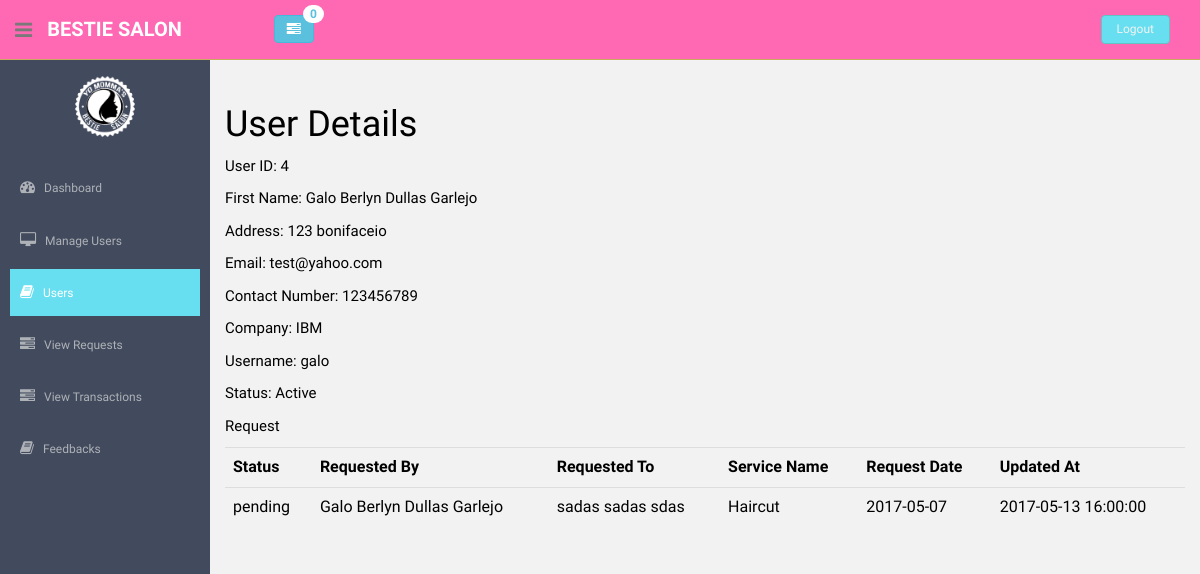
Page /admin/view_profile.php?idUsers=4 (signed in) on the committed database.
### tables this page shows
CREATE TABLE `user_details` (
  `idUser` int(11) NOT NULL,
  `firstName` varchar(255) NOT NULL,
  `middleName` varchar(255) DEFAULT NULL,
  `lastName` varchar(255) NOT NULL,
  `address` varchar(255) NOT NULL,
  `email` varchar(255) NOT NULL,
  `contactNumber` int(11) NOT NULL,
  `company` varchar(255) DEFAULT NULL,
  `created_at` timestamp NOT NULL DEFAULT CURRENT_TIMESTAMP ON UPDATE CURRENT_TIMESTAMP,
  `updated_at` timestamp NOT NULL DEFAULT '0000-00-00 00:00:00',
  `UserType` enum('SP','customer','admin','guest') DEFAULT NULL
);

CREATE TABLE `users` (
  `idUsers` int(11) NOT NULL,
  `UserName` varchar(255) NOT NULL,
  `Password` varchar(255) NOT NULL,
  `Status` enum('Active','Disabled','pending') NOT NULL DEFAULT 'pending'
);

CREATE TABLE `request` (
  `idrequest` int(11) NOT NULL,
  `status` enum('approve','reject','pending') NOT NULL DEFAULT 'pending',
  `requested_by` int(11) NOT NULL,
  `requested_to` int(11) NOT NULL,
  `service_id` int(11) NOT NULL,
  `request_date` varchar(10) NOT NULL,
  `updated_at` timestamp NULL DEFAULT NULL,
  `time_needed` varchar(7) DEFAULT NULL,
  `description` text
);

CREATE TABLE `services` (
  `service_id` int(11) NOT NULL,
  `service_name` varchar(45) DEFAULT NULL,
  `created_at` timestamp NOT NULL DEFAULT CURRENT_TIMESTAMP ON UPDATE CURRENT_TIMESTAMP,
  `service_description` text,
  `sp_id` int(11) NOT NULL
);

### admin/view_profile.php (the view, shortened to what this page needs)
<?php
include 'auth.php';
$idUsers = $_GET['idUsers'];
$notif_num = "SELECT * from notifications where read_at is null";
$notif_num_result = mysqli_query($conn,$notif_num);
?>
<html>
<head>
    <link href="../assets/css/bootstrap.css" rel="stylesheet">
    <link href="../assets/font-awesome/css/font-awesome.css" rel="stylesheet" />
    <link rel="stylesheet" type="text/css" href="../assets/css/zabuto_calendar.css">
    <link rel="stylesheet" type="text/css" href="../assets/js/gritter/css/jquery.gritter.css" />
    <link rel="stylesheet" type="text/css" href="../assets/lineicons/style.css">
    <link href="../assets/css/style.css" rel="stylesheet">
    <link href="../assets/css/style-responsive.css" rel="stylesheet">
    <link href="../css/placing.css" rel="stylesheet">
  </head>
        <body>
  <section id="container" >
      <header class="header black-bg">
              <div class="sidebar-toggle-box">
                  <div class="fa fa-bars tooltips" data-placement="right" data-original-title="Toggle Navigation"></div>
              </div>
            <a href="index.html" class="logo"><b>BESTIE SALON</b></a>
            <div class="nav notify-row" id="top_menu">
               <li> <button type="button" class="btn btn-info" data-toggle="modal" data-target="#myModal" style='float:right;'><i class="fa fa-tasks"></i><span class="badge bg-theme"><?php echo mysqli_num_rows($notif_num_result);?></span></button></li>
            </div>
            <div class="top-menu">
            	<ul class="nav pull-right top-menu">
                    <li><a class="logout" href="../logout.php">Logout</a></li>
            	</ul>
            </div>
        </header>
      <aside>
          <div id="sidebar"  class="nav-collapse ">
              <ul class="sidebar-menu" id="nav-accordion">
              	  <p class="centered"><img src="../assets/img/white.png" class="img-circle" width="60"></p>
                  <li class="mt">
                      <a href="../dashboard.php">
                          <i class="fa fa-dashboard"></i>
                          <span>Dashboard</span>
                      </a>
                  </li>
                  <li class="sub-menu">
                      <a href="manage_users.php" >
                          <i class="fa fa-desktop"></i>
                          <span>Manage Users</span>
                      </a>
                  </li>
                  <li class="sub-menu">
                      <a class="active" href="users.php" >
                          <i class="fa fa-book"></i>
                          <span>Users</span>
                      </a>
                     <li class="sub-menu">
                      <a href="viewRequests.php" >
                          <i class="fa fa-tasks"></i>
                          <span>View Requests</span>
                      </a>
                    <li class="sub-menu">
                        <a href="transactions.php">
                            <i class="fa fa-tasks"></i>
                            <span>View Transactions</span>
                        </a>
                  <li class="sub-menu">
                      <a href="feedback_log.php" >
                          <i class="fa fa-book"></i>
                          <span>Feedbacks</span>
                      </a>
              </ul>
          </div>
      </aside>
     <section id="main-content">
          <section class="wrapper site-min-height">
          	<div class="row mt">
          		<div class="col-lg-12">
<?php
$userDetails = "select idUsers, username, status, UserType, concat(firstname, ' ', middlename, ' ', lastname) as name, address, email, contactnumber, company from users inner join user_details on idUser = idUsers where idUsers = '$idUsers'";
$userDetailsQ = mysqli_query($conn, $userDetails) or die(mysqli_error($conn));
if ($userDetailsQ) {
	$row = mysqli_fetch_array($userDetailsQ, MYSQLI_ASSOC);
	$usersId = $row['idUsers'];
	$firstName = $row['name'];
	$address = $row['address'];
	$email = $row['email'];
	$contactNumber = $row['contactnumber'];
	$company = $row['company'];
	$userName = $row['username'];
	$status = $row['status'];
}   echo "<div id='goBlack' class-'container'>";
    echo "<h1>User Details</h1>";
	echo "<p>User ID: $usersId</p>";
	echo "<p>First Name: $firstName</p>";
	echo "<p>Address: $address </p>";
	echo "<p>Email: $email </p>";
	echo "<p>Contact Number: $contactNumber</p>";
	echo "<p>Company: $company</p>";
	echo "<p>Username: $userName</p>";
	echo "<p>Status: $status</p>";
	echo "<p>Request</p>";
    echo "</div>";
?>
<table class="table table-hover">
<tr>
	<th> Status </th>
	<th> Requested By </th>
	<th> Requested To </th>
	<th> Service Name </th>
	<th> Request Date </th>
	<th> Updated At </th>
</tr>
<?php
	$query = "Select * from request where requested_by='$idUsers'";
	$serviceQuery = "Select service_name from request natural join services order by request_date";
	$reqByQuery = "Select CONCAT(firstName,' ',middleName,' ',lastName) as reqBy from user_details join request where idUser = requested_by ORDER BY request_date";
	$reqToQuery = "Select CONCAT(firstName,' ',middleName,' ',lastName) as reqTo from user_details join request where idUser = requested_to ORDER BY request_date";
	$resultQ = mysqli_query($conn, $query) or die(mysqli_error($conn));
	$resultServiceQ = mysqli_query($conn, $serviceQuery) or die(mysqli_error($conn));
	$resultReqByQ = mysqli_query($conn, $reqByQuery) or die(mysqli_error($conn));
	$resultReqToQ = mysqli_query($conn, $reqToQuery) or die(mysqli_error($conn));
	while($row = mysqli_fetch_array($resultQ)){
			$serviceRow = mysqli_fetch_array($resultServiceQ);
			$reqByRow = mysqli_fetch_array($resultReqByQ);
			$reqToRow = mysqli_fetch_array($resultReqToQ);
		echo "<tr><td>" . $row['status'] . "</td>";
				echo "<td>" . $reqByRow['reqBy'] . "</td>";
				echo "<td>" . $reqToRow['reqTo'] . "</td>";
				echo "<td>" . $serviceRow['service_name'] . "</td>";
				echo "<td>" . $row['request_date'] . "</td>";
				echo "<td>" . $row['updated_at'] . "</td>";
	}
?>
</table>
</body>
</html>

### assets/css/style.css (style rules this page uses)
body { color: #797979; background: #f2f2f2; font-family: 'Ruda', sans-serif; padding: 0px !important; margin: 0px !important; font-size:13px; }
ul li { list-style: none; }
a, a:hover, a:focus { text-decoration: none; outline: none; }
#container { width: 100%; height: 100%; }
.bg-theme { background-color: #68dff0; }
.centered { text-align: center; }
.mt { margin-top: 25px; }
ul.top-menu > li > .logout { color: #f2f2f2; font-size: 12px; border-radius: 4px; -webkit-border-radius: 4px; border: 1px solid #64c3c2 !important; padding: 5px 15px; margin-right: 15px; background: #68dff0; margin-top: 15px; }
#sidebar { width: 210px; height: 100%; position: fixed; background: #424a5d; }
#sidebar ul li { position: relative; }
ul.sidebar-menu , ul.sidebar-menu li ul.sub { margin: -2px 0 0; padding: 0; }
ul.sidebar-menu { margin-top: 75px; }
ul.sidebar-menu li { margin-bottom: 5px; margin-left:10px; margin-right:10px; }
ul.sidebar-menu li.sub-menu { line-height: 15px; }
ul.sidebar-menu li a span { display: inline-block; }
ul.sidebar-menu li a { color: #aeb2b7; text-decoration: none; display: block; padding: 15px 0 15px 10px; font-size: 12px; outline: none; -webkit-transition: all 0.3s ease; -moz-transition: all 0.3s ease; -o-transition: all 0.3s ease; -ms-transition: all 0.3s ease; transition: all 0.3s ease; }
ul.sidebar-menu li a.active, ul.sidebar-menu li a:hover, ul.sidebar-menu li a:focus { background: #68dff0; color: #fff; display: block; -webkit-transition: all 0.3s ease; -moz-transition: all 0.3s ease; -o-transition: all 0.3s ease; -ms-transition: all 0.3s ease; transition: all 0.3s ease; }
ul.sidebar-menu li a i { font-size: 15px; padding-right: 6px; }
ul.sidebar-menu li a.active i { color: #fff; }
#main-content { margin-left: 210px; }
.header, .footer { min-height: 60px; padding: 0 15px; }
.header { position: fixed; left: 0; right: 0; z-index: 1002; }
.black-bg { background: #ffd777; border-bottom: 1px solid #c9aa5f; }
.wrapper { display: inline-block; margin-top: 60px; padding-left: 15px; padding-right: 15px; padding-bottom: 15px; padding-top: 0px; width: 100%; }
a.logo { font-size: 20px; color: #ffffff; float: left; margin-top: 15px; text-transform: uppercase; }
a.logo b { font-weight: 900; }
#top_menu .nav > li, ul.top-menu > li { float: left; }
.notify-row { float: left; margin-top: 15px; margin-left: 92px; }
ul.top-menu > li > a { color: #666666; font-size: 16px; border-radius: 4px; -webkit-border-radius: 4px; border:1px solid #666666 !important; padding: 2px 6px; margin-right: 15px; }
.notify-row .badge { position: absolute; right: -10px; top: -10px; z-index: 100; }
.sidebar-toggle-box { float: left; padding-right: 15px; margin-top: 20px; }
.sidebar-toggle-box .fa-bars { cursor: pointer; display: inline-block; font-size: 20px; }
.site-min-height { min-height: 900px; }

### css/placing.css (style rules this page uses)
.btn, .btn-primary { margin-left: 35%; }
.header, .black-bg { background-color: hotpink; }
table { color:black; }
button { width=100%; }
#goBlack { color:black; }
div p { color:black; line-height: 1.5em; font-size: 15px; }

### rows in the picture
user_details: idUser.idUsers "4", address "123 bonifaceio", email "test@yahoo.com", contactNumber "123456789", company "IBM", idUser.UserName "galo", idUser.Status "Active"
request: status "pending", reqBy "Galo Berlyn Dullas Garlejo", reqTo "sadas sadas sdas", service.service_name "Haircut", request_date "2017-05-07", updated_at "2017-05-13 16:00:00"

### other values in the picture
mysqli_num_rows($notif_num_result) "0"
$firstName "Galo Berlyn Dullas Garlejo"
